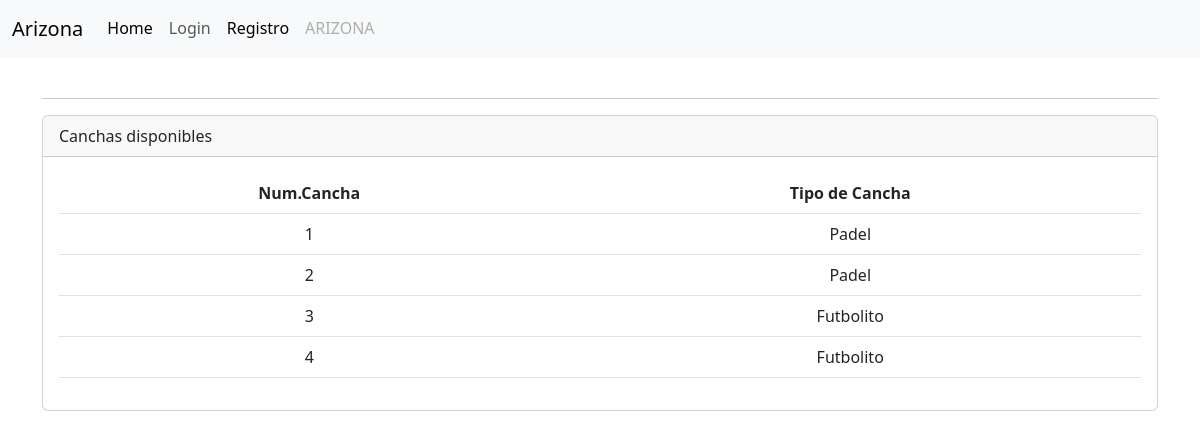
/servicio/listar/, run on the app's committed database.
### servicio/models.py (models this page shows, shortened)
class Cancha(models.Model):
    NUMERACION_CHOICES = [
        ('1', 'Cancha 1'),
        ('2', 'Cancha 2'),
        ('3', 'Cancha 3'),
        ('4', 'Cancha 4'),
        ('5', 'Cancha 5'),
        ('6', 'Cancha 6'),
        ('7', 'Cancha 7'),
        ('8', 'Cancha 8'),
    ]
    numeracion = models.CharField(max_length=10, choices=NUMERACION_CHOICES)
    tipo = models.ForeignKey(TipoCancha, on_delete=models.CASCADE, related_name='canchas')
    class Meta:
        verbose_name = _('Cancha')
        verbose_name_plural = _('Canchas')

class TipoCancha(models.Model):
    nombre = models.CharField(max_length=50)
    precio = models.DecimalField(max_digits=8, decimal_places=0)
    descripcion = models.TextField()
    def __str__(self):
        return self.nombre
    class Meta:
        verbose_name = _('Tipo de Cancha')
        verbose_name_plural = _('Tipos de Canchas')

### servicio/views.py (the view)
# urls.py: path('listar/', CanchaListView.as_view(), name='cancha-listar'),
class CanchaListView(ListView):
    model = Cancha
    template_name = 'servicios/listar.html'
    context_object_name = 'canchas'

### servicio/templatetags/custom_filters.py (called while the page is built)
@register.filter(name='has_permission')
def has_permission(user, permission_name):
    try:
        return user.roles.permisos.filter(nombre=permission_name).exists()
    except AttributeError:
        return False

### servicio/templates/servicios/listar.html (shortened to what this page needs)
{% extends "layout.html" %}
{% load static %}
{% load humanize %}
{% load custom_filters %}
{% block container %}
<div class="container">
  <br>
  <hr>
  <div class="card">
    <div class="card-header">
      Canchas disponibles
    </div>
    <div class="card-body">
      <table class="table text-center">
        <thead>
          <tr>
            <th>Num.Cancha</th>
            <th>Tipo de Cancha</th>
          </tr>
        </thead>
        <tbody>
          {% for cancha in canchas %}
          <tr>
            <td>{{ cancha.numeracion }}</td>
            <td>{{ cancha.tipo }}</td>
          </tr>
          {% empty %}
          <tr>
            <td colspan="2">No hay canchas disponibles.</td>
          </tr>
          {% endfor %}
        </tbody>
      </table>
    </div>
  </div>
</div>
{% endblock %}

### data on the page
Cancha: numeracion "1", tipo "Padel"
Cancha: numeracion "2", tipo "Padel"
Cancha: numeracion "3", tipo "Futbolito"
Cancha: numeracion "4", tipo "Futbolito"
